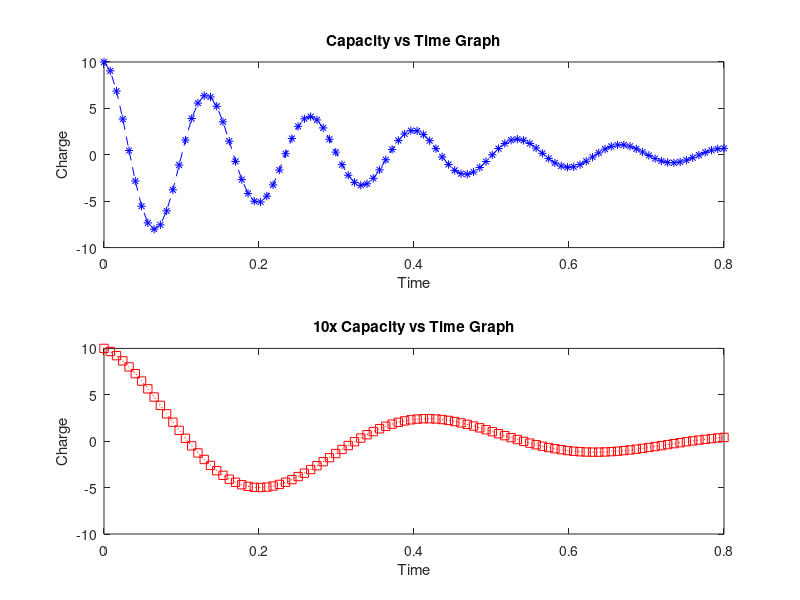

Write MATLAB code to recreate this figure.
% Homework:2 
% Author: Christian Kolset
clear

%% Part 1

% Function parameters
q0 = 10;
R = 60;
L = 9;
C = 0.00005;

% Use linspace to create an array of 100 points between 0 and 0.8
t = linspace(0,0.8);

% Calculate the values of q
q = q0.*2.718.^(-R.*t/(2*L)).*cos(sqrt((1/(L*C))-(R/(2*L))^2).*t);

% Plot q vs t
hold on
subplot(2,1,1)
plot (t,q,'b--*')
title('Capacity vs Time Graph')
xlabel('Time')
ylabel('Charge')
%legend('Charge','Time')
hold off

% Make the capacitor 10x bigger
q2 = q0.*2.718.^(-R.*t/(2.*L)).*cos(sqrt((1/(L.*10.*C))-(R/(2.*L))^2).*t);

% Plot q2 vs t
hold on
subplot(2,1,2)
plot(t,q2,'rs:')
title('10x Capacity vs Time Graph')
xlabel('Time')
ylabel('Charge')
%legend('Charge','Time')
hold off

%% Part 2
%{
% Given experimental data
t_exp = 10:10:60;
c_exp = [3.4 2.6 1.6 1.3 1.0 0.5];

% Expected function
t_func = 0:0.5:70;
c_func = 4.84*2.718.^(-0.034*t_func);

% Plot
hold on
plot(t_exp,c_exp,'rd:')
plot(t_func,c_func,'g--')
xlabel('Time [minutes]')
ylabel('Concentration [ppm]')
legend('Experimental','Predicted')
hold off
%}